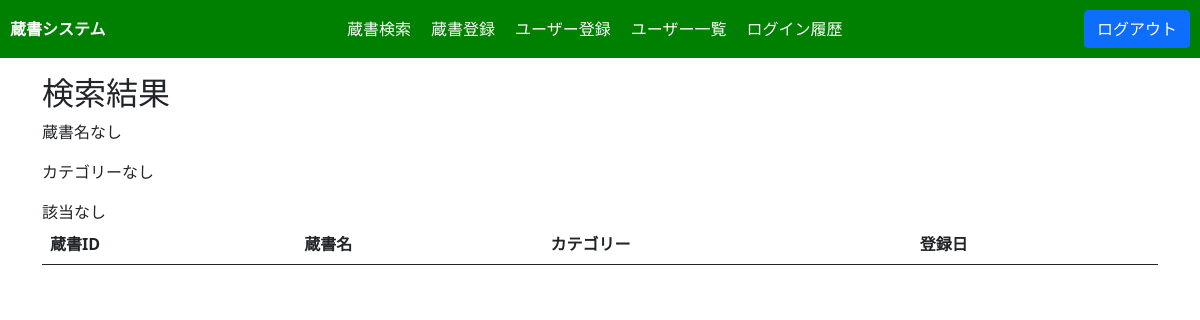
/www/html/~g234201/book_search_result/index.php (signed in), run on an earlier commit of the app's database.
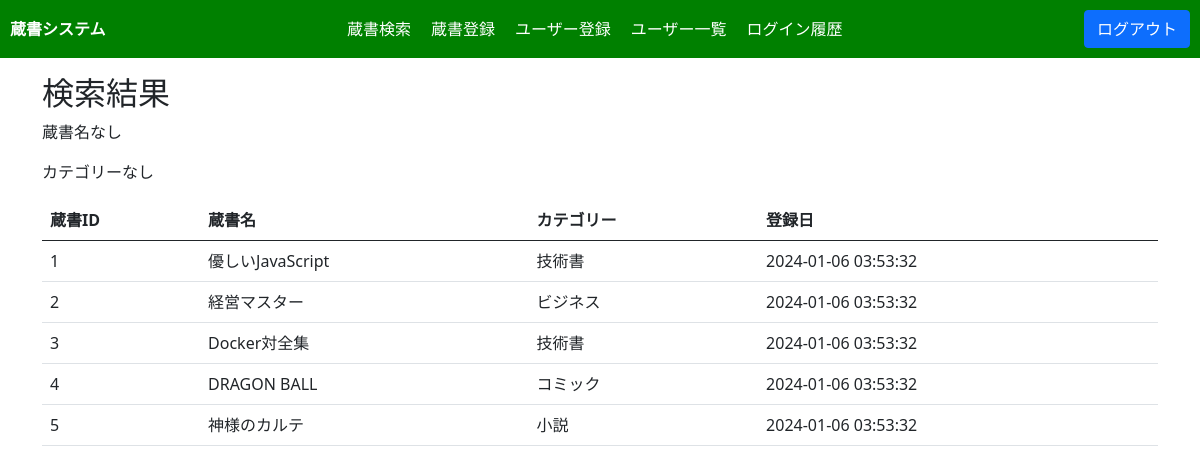
And on a later commit of the database.
### tables this page shows
CREATE TABLE books (
    book_id INT PRIMARY KEY AUTO_INCREMENT,
    book_name VARCHAR(255),
    book_category INT,
    regist_date TIMESTAMP,
    regist_id INT,
    FOREIGN KEY (book_category) REFERENCES book_category(book_category_id),
    FOREIGN KEY (regist_id) REFERENCES users(user_id)
);

CREATE TABLE book_category (
    book_category_id INT PRIMARY KEY AUTO_INCREMENT,
    book_category_name VARCHAR(255)
);

### www/html/~g234201/components/header/component.php (called while the page is built, shortened)
<?php
class HeaderComponent {
    private $title;
    public function __construct($title) {
        $this->title = $title;
    }
    public function render() {
        $title = $this->title;
        include 'element.php';
    }
}

### www/html/~g234201/book_search_result/index.php (the view, shortened to what this page needs)
<?php
include '../api/db/index.php';
include '../components/header/component.php';
if (isset($_GET['bookname']) && !empty($_GET['bookname'])) {
    $bookname = $_GET['bookname'];
} else {
    $bookname = '';
}
try {
    $sql = "SELECT b.book_id, b.book_name, bc.book_category_name, b.regist_date
            FROM books b
            JOIN book_category bc ON b.book_category = bc.book_category_id";
    $stmt = $pdo->prepare($sql);
    $stmt->execute();
    $results = $stmt->fetchAll(PDO::FETCH_ASSOC);
    $category_name = '';
} catch (PDOException $e) {
}
?>
<!DOCTYPE html>
<html lang="ja">
<head>
    <link rel="stylesheet" href="/~g234201/css/index.css">
    <link href="https://cdn.jsdelivr.net/npm/bootstrap@5.0.2/dist/css/bootstrap.min.css" rel="stylesheet">
</head>
<body>
    <?php
    $header = new HeaderComponent('蔵書システム');
    $header->render();
    ?>
    <main class="py-3">
        <div class="container">
            <h2>検索結果</h2>
            <p><span>蔵書名</span><?= $bookname != '' ? $bookname : 'なし' ?></p>
            <p><span>カテゴリー</span><?= $category_name != '' ? $category_name : 'なし' ?></p>
            <table class="table">
                <thead>
                    <tr>
                        <th scope="col">蔵書ID</th>
                        <th scope="col">蔵書名</th>
                        <th scope="col">カテゴリー</th>
                        <th scope="col">登録日</th>
                    </tr>
                </thead>
                <tbody>
                    <?php if (!$results) : ?>
                        <div>該当なし</div>
                    <?php else: ?>
                        <?php foreach ($results as $row) : ?>
                            <tr>
                                <td scope="row"><?= $row['book_id'] ?></td>
                                <td><?= htmlspecialchars($row['book_name']) ?></td>
                                <td><?= htmlspecialchars($row['book_category_name']) ?></td>
                                <td><?= htmlspecialchars($row['regist_date']) ?></td>
                            </tr>
                        <?php endforeach; ?>
                    <?php endif; ?>
                </tbody>
            </table>
        </div>
    </main>
</body>
</html>

### www/html/~g234201/components/header/element.php
<link rel="stylesheet" href="/~g234201/css/header.css">
<header>
    <div class="service-name"><a href="/~g234201/"><?= $title ?></a></div>
    <nav class="navigation-bar">
        <?php if($_SESSION['role'] == 0) :?>
            <a href="/~g234201/">蔵書検索</a>
            <a href="/~g234201/book_add/">蔵書登録</a>
            <a href="/~g234201/user_add/">ユーザー登録</a>
            <a href="/~g234201/user_list/">ユーザー一覧</a>
            <a href="/~g234201/login_history/">ログイン履歴</a>
        <?php endif ;?>
    </nav>
    <div class="login-logout">
        <a href="/~g234201/logout/" class="btn btn-primary">ログアウト</a>
    </div>
</header>

### www/html/~g234201/css/header.css (style rules this page uses)
header { background-color: green; color: white; padding: 10px; display: flex; justify-content: space-between; align-items: center; }
header a { color: #fff; text-decoration: none; }
.service-name { font-weight: bold; }
.navigation-bar { text-align: center; display: flex; gap: 20px; }
.login-logout { display: flex; align-items: center; gap: 10px; }

What changed in the data, as far as the page shows it:
added books: book_id "1", book_name "優しいJavaScript", book_category.book_category_name "技術書", regist_date "2024-01-06 03:53:32"
added books: book_id "2", book_name "経営マスター", book_category.book_category_name "ビジネス", regist_date "2024-01-06 03:53:32"
added books: book_id "3", book_name "Docker対全集", book_category.book_category_name "技術書", regist_date "2024-01-06 03:53:32"
added books: book_id "4", book_name "DRAGON BALL", book_category.book_category_name "コミック", regist_date "2024-01-06 03:53:32"
added books: book_id "5", book_name "神様のカルテ", book_category.book_category_name "小説", regist_date "2024-01-06 03:53:32"
Also different on the page:
text no longer shown: "該当なし"
